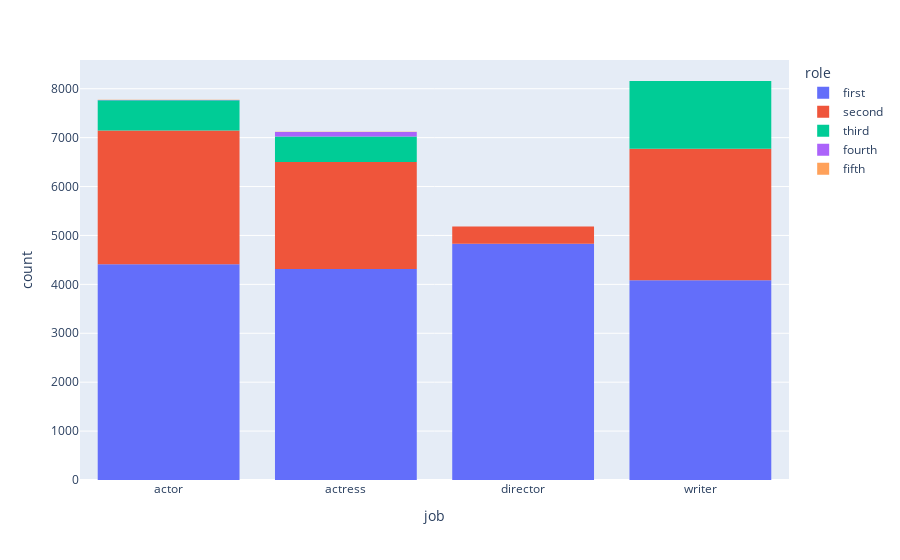

Write notebook code for a chart like this one.
### Code cell
# Graphique - Vue d'ensemble du df
fig = px.histogram(casting_data, x="job", color='role')
fig.show()

### Figure 1 — Plotly figure (JSON) as saved in the notebook; plotly's stock layout.template omitted (floating-point values rounded to 4 significant figures; data arrays with more than 128 entries replaced by an {"elided": "..."} marker saying what was removed)
{"data": [{"alignmentgroup": "True", "bingroup": "x", "hovertemplate": "role=first<br>job=%{x}<br>count=%{y}<extra></extra>", "legendgroup": "first", "marker": {"color": "#636efa", "pattern": {"shape": ""}}, "name": "first", "offsetgroup": "first", "orientation": "v", "showlegend": true, "type": "histogram", "x": {"elided": "17642 str values"}, "xaxis": "x", "yaxis": "y"}, {"alignmentgroup": "True", "bingroup": "x", "hovertemplate": "role=second<br>job=%{x}<br>count=%{y}<extra></extra>", "legendgroup": "second", "marker": {"color": "#EF553B", "pattern": {"shape": ""}}, "name": "second", "offsetgroup": "second", "orientation": "v", "showlegend": true, "type": "histogram", "x": {"elided": "7961 str values"}, "xaxis": "x", "yaxis": "y"}, {"alignmentgroup": "True", "bingroup": "x", "hovertemplate": "role=third<br>job=%{x}<br>count=%{y}<extra></extra>", "legendgroup": "third", "marker": {"color": "#00cc96", "pattern": {"shape": ""}}, "name": "third", "offsetgroup": "third", "orientation": "v", "showlegend": true, "type": "histogram", "x": {"elided": "2525 str values"}, "xaxis": "x", "yaxis": "y"}, {"alignmentgroup": "True", "bingroup": "x", "hovertemplate": "role=fourth<br>job=%{x}<br>count=%{y}<extra></extra>", "legendgroup": "fourth", "marker": {"color": "#ab63fa", "pattern": {"shape": ""}}, "name": "fourth", "offsetgroup": "fourth", "orientation": "v", "showlegend": true, "type": "histogram", "x": ["actor", "actor", "actor", "actor", "actor", "actor", "actress", "actress", "actress", "actress", "actress", "actress", "actress", "actress", "actress", "actress", "actress", "actress", "actress", "actress", "actress", "actress", "actress", "actress", "actress", "actress", "actress", "actress", "actress", "actress", "actress", "actress", "actress", "actress", "actress", "actress", "actress", "actress", "actress", "actress", "actress", "actress", "actress", "actress", "actress", "actress", "actress", "actress", "actress", "actress", "actress", "actress", "actress", "actress", "actress", "actress", "actress", "actress", "actress", "actress", "actress", "actress", "actress", "actress", "actress", "actress", "actress", "actress", "actress", "actress", "actress", "actress", "actress", "actress", "actress", "actress", "actress", "actress", "actress", "actress", "actress", "actress", "actress", "actress", "actress", "actress", "actress", "actress", "actress", "actress", "actress", "actress", "actress", "actress", "actress", "actress", "actress", "actress"], "xaxis": "x", "yaxis": "y"}, {"alignmentgroup": "True", "bingroup": "x", "hovertemplate": "role=fifth<br>job=%{x}<br>count=%{y}<extra></extra>", "legendgroup": "fifth", "marker": {"color": "#FFA15A", "pattern": {"shape": ""}}, "name": "fifth", "offsetgroup": "fifth", "orientation": "v", "showlegend": true, "type": "histogram", "x": ["actor", "actor", "actor", "actor", "actress", "actress"], "xaxis": "x", "yaxis": "y"}], "layout": {"autosize": true, "barmode": "relative", "legend": {"title": {"text": "role"}, "tracegroupgap": 0}, "margin": {"t": 60}, "xaxis": {"anchor": "y", "autorange": true, "domain": [0, 1], "range": [-0.5, 3.5], "title": {"text": "job"}, "type": "category"}, "yaxis": {"anchor": "x", "autorange": true, "domain": [0, 1], "range": [0, 8587.0], "title": {"text": "count"}}}}
